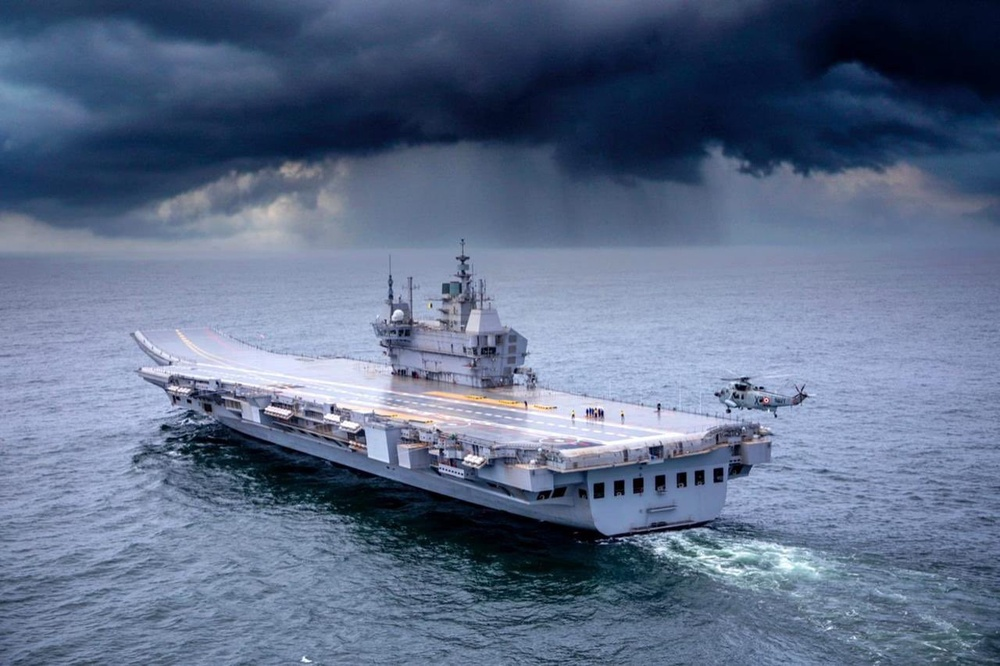
#> input picture dev/opencv/images/Aircraft.jpg, 1000 x 666 px, shrunk from 1280 x 852 before the run
$ python basics.py
#> lines starting #> are read from the running program, lines starting #| are printed output that depends on the picture
import cv2 as cv
import numpy as np

img= cv.imread('images/Aircraft.jpg')
#> img is the input picture: shape (666, 1000, 3); mean B, G, R 137.9, 109.7, 94
cv.imshow('Aircraft',img)

grey= cv.cvtColor(img,cv.COLOR_RGB2GRAY)
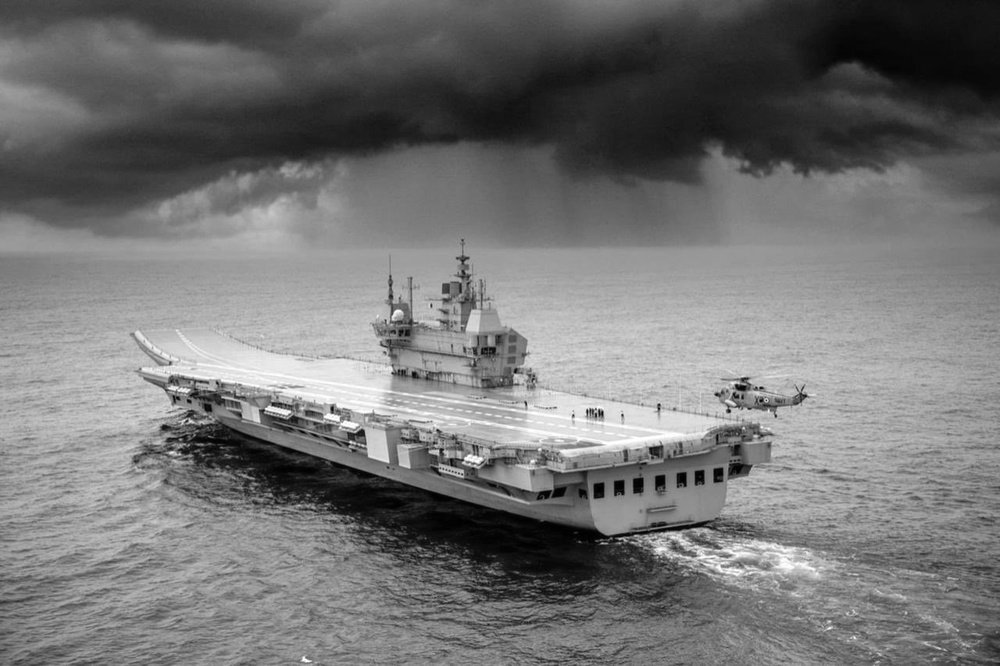
#> grey: shape (666, 1000); min 0, max 255, mean 116.4
cv.imshow('grey',grey)

blur= cv.GaussianBlur(img,(3,3),cv.BORDER_DEFAULT)
cv.imshow('Blur',blur)

cv.waitKey(0)

$ run again, with dev/opencv/images/Atal.jpg copied over dev/opencv/images/Aircraft.jpg
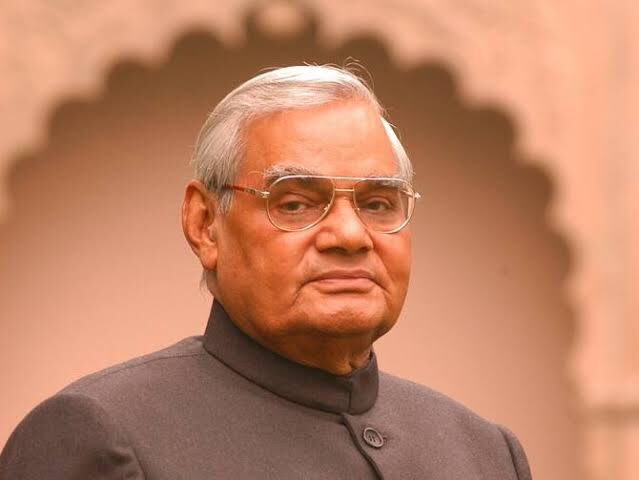
#> input picture dev/opencv/images/Atal.jpg, 639 x 480 px
#> img is the input picture: shape (480, 639, 3); mean B, G, R 100.7, 129.9, 189.3
#> `grey= cv.cvtColor(img,cv.COLOR_RGB2GRAY)`:
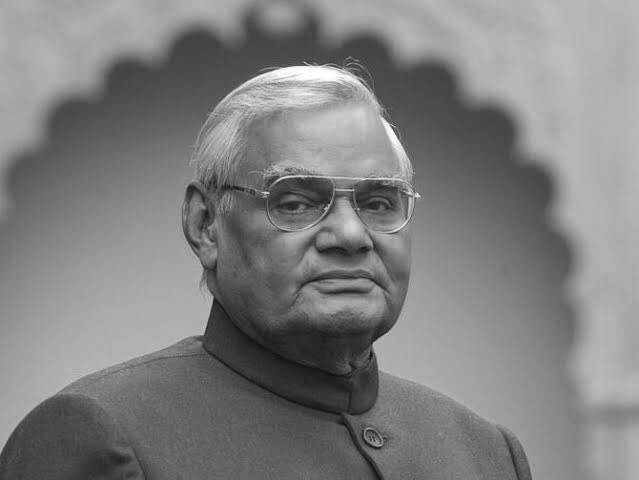
#> grey: shape (480, 639); min 14, max 255, mean 127.9
